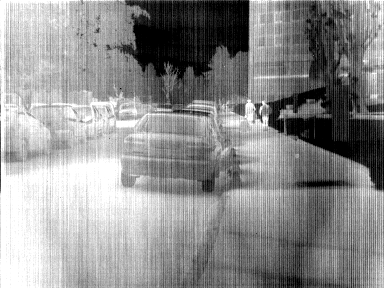
%> input picture images/input_7.png, 384 x 288 px
$ octave GF.m   (GNU Octave 9; MATLAB toolbox functions it lacks are replaced by stand-ins)
%> lines starting %> are read from the running program, lines starting %| are printed output that depends on the picture
### operations/rowguidedfilter.m
function q = rowguidedfilter(I, p, r, eps)


[hei, wid] = size(I);
N = rowboxfilter(ones(hei, wid), r); % the size of each local patch; N=(2r+1)^2 except for boundary pixels.

mean_I = rowboxfilter(I, r) ./ N;
mean_p = rowboxfilter(p, r) ./ N;
mean_Ip = rowboxfilter(I.*p, r) ./ N;
cov_Ip = mean_Ip - mean_I .* mean_p; % this is the covariance of (I, p) in each local patch.

mean_II = rowboxfilter(I.*I, r) ./ N;
var_I = mean_II - mean_I .* mean_I;

a = cov_Ip ./ (var_I + eps); % Eqn. (5) in the paper;
b = mean_p - a .* mean_I; % Eqn. (6) in the paper;

mean_a = rowboxfilter(a, r) ./ N;
mean_b = rowboxfilter(b, r) ./ N;

q = mean_a .* I + mean_b; % Eqn. (8) in the paper;
end

### operations/rowboxfilter.m
function imDst = rowboxfilter(imSrc, w)
%   BOXFILTER   O(1) time box filtering using cumulative sum
%
%   - Definition imDst(x, y)=sum(sum(imSrc(x-r:x+r,y-r:y+r)));
%   - Running time independent of r;
%   - Equivalent to the function: colfilt(imSrc, [2*r+1, 2*r+1], 'sliding', @sum);
%   - But much faster.
[hei, wid] = size(imSrc);
imDst = zeros(hei,wid);
%cumulative sum over X axis
imCum = cumsum(imSrc, 2);
%difference over Y axis
imDst(:, 1:w+1) = imCum(:, 1+w:2*w+1);
imDst(:, w+2:wid-w) = imCum(:, 2*w+2:wid) - imCum(:, 1:wid-2*w-1);
imDst(:, wid-w+1:wid) = repmat(imCum(:, wid), [1, w]) - imCum(:, wid-2*w:wid-w-1);
end

### operations/columnguidedfilter.m
function q = columnguidedfilter(I, p, r, eps)


[hei, wid] = size(I);
N = columnboxfilter(ones(hei, wid), r); % the size of each local patch; N=(2r+1)^2 except for boundary pixels.

mean_I = columnboxfilter(I, r) ./ N;
mean_p = columnboxfilter(p, r) ./ N;
mean_Ip = columnboxfilter(I.*p, r) ./ N;
cov_Ip = mean_Ip - mean_I .* mean_p; % this is the covariance of (I, p) in each local patch.

mean_II = columnboxfilter(I.*I, r) ./ N;
var_I = mean_II - mean_I .* mean_I;

a = cov_Ip ./ (var_I + eps); % Eqn. (5) in the paper;
b = mean_p - a .* mean_I; % Eqn. (6) in the paper;

mean_a = columnboxfilter(a, r) ./ N;
mean_b = columnboxfilter(b, r) ./ N;

q = mean_a .* I + mean_b; % Eqn. (8) in the paper;
end

### operations/columnboxfilter.m
function imDst = columnboxfilter(imSrc, h)

%   BOXFILTER   O(1) time box filtering using cumulative sum
%
%   - Definition imDst(x, y)=sum(sum(imSrc(x-r:x+r,y-r:y+r)));
%   - Running time independent of r;
%   - Equivalent to the function: colfilt(imSrc, [2*r+1, 2*r+1], 'sliding', @sum);
%   - But much faster.
[hei, wid] = size(imSrc);
imDst = zeros(hei,wid);
%cumulative sum over Y axis
imCum = cumsum(imSrc, 1);
%difference over Y axis
imDst(1:h+1, :) = imCum(1+h:2*h+1, :);
imDst(h+2:hei-h, :) = imCum(2*h+2:hei, :) - imCum(1:hei-2*h-1, :);
imDst(hei-h+1:hei, :) = repmat(imCum(hei, :), [h, 1]) - imCum(hei-2*h:hei-h-1, :);
end

### GF.m
clear all;
clc;
addpath('./operations')

im_input=imread('./images/input_7.png');
%> im_input is the input picture: size 288x384x3 uint8; min 0, max 255, mean 142.2

if size(im_input, 3) == 3
    im_input = rgb2gray(im_input);
%> im_input: size 288x384 uint8
end
% figure,imshow(im_input);
im_input=double(im_input)/255;
%> im_input: size 288x384 double

tic;
[row, column]=size(im_input);
%> row = 288; column = 384
% 1D row guided filtering
for i=1:row
    smooth(i,:)=rowguidedfilter(im_input(i,:),im_input(i,:),4,0.4^2);
end
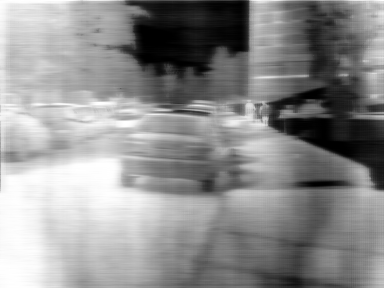
%> smooth: size 288x384 double; min 0, max 1, mean 0.558; mean of the top-left, top-right, bottom-left and bottom-right quarters 0.609, 0.372, 0.792, 0.459
% In our implementation we set r=4 for a 384*288 resolution image. r=4 means
% w=9=2*r+1;
highpart = im_input - smooth;
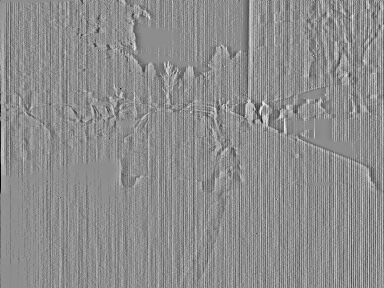
%> highpart: size 288x384 double; min -0.449, max 0.359, mean -3.5e-05; drawn with min black and max white

% 1D column guided filtering
for j=1:column
    strip(:,j)=columnguidedfilter(smooth(:,j),highpart(:,j),round(0.5*(row*0.25-1)),0.2^2);
end
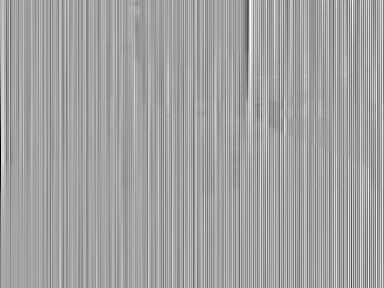
%> strip: size 288x384 double; min -0.344, max 0.196, mean -2.9e-05; drawn with min black and max white

texture = highpart-strip;
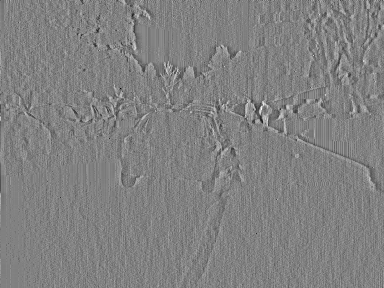
%> texture: size 288x384 double; min -0.376, max 0.365, mean -6.04e-06; drawn with min black and max white
im_output = im_input-strip;
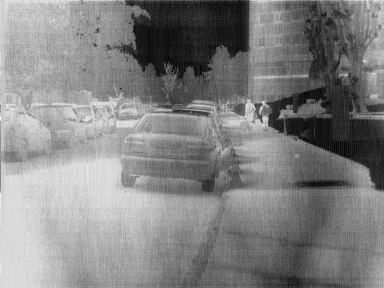
%> im_output: size 288x384 double; min -0.0905, max 1.17, mean 0.558; drawn with min black and max white
toc;

figure,imshow(im_output);

$ run again, with images/input_1.png copied over images/input_7.png
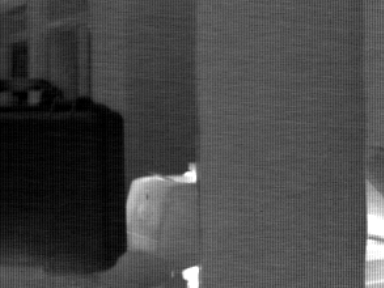
%> input picture images/input_1.png, 384 x 288 px
%> im_input is the input picture: size 288x384x3 uint8; min 0, max 255, mean 69.8
%> after the loop `for j=1:column`:
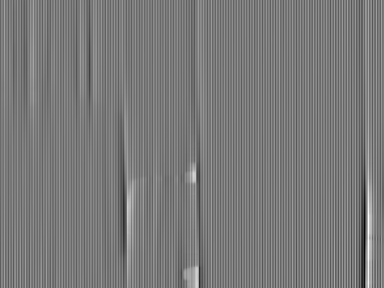
%> strip: size 288x384 double; min -0.135, max 0.147, mean -3.01e-06; drawn with min black and max white
%> `texture = highpart-strip;`:
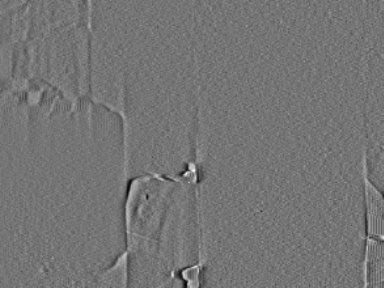
%> texture: size 288x384 double; min -0.133, max 0.156, mean -2.04e-05; drawn with min black and max white

$ run again, with images/input_2.png copied over images/input_7.png
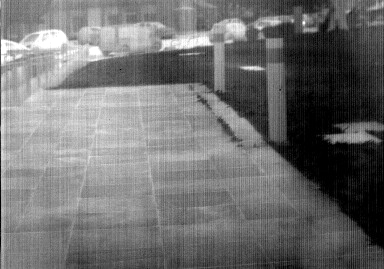
%> input picture images/input_2.png, 384 x 269 px
%> im_input is the input picture: size 269x384x3 uint8; min 0, max 255, mean 112.4
%> after the loop `for j=1:column`:
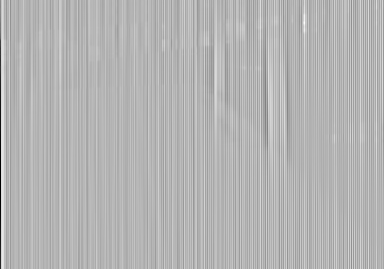
%> strip: size 269x384 double; min -0.391, max 0.16, mean -0.000253; drawn with min black and max white
%> `texture = highpart-strip;`:
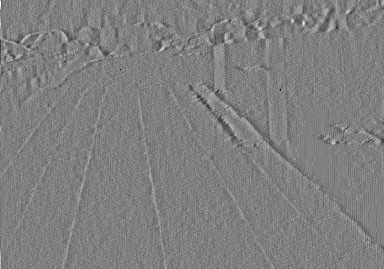
%> texture: size 269x384 double; min -0.269, max 0.268, mean 2.27e-05; drawn with min black and max white

$ run again, with images/input_3.png copied over images/input_7.png
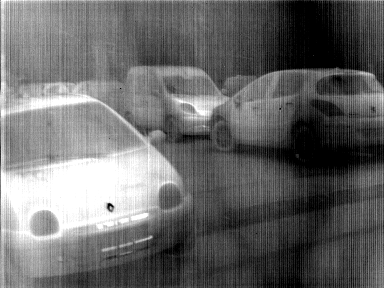
%> input picture images/input_3.png, 384 x 288 px
%> im_input is the input picture: size 288x384x3 uint8; min 0, max 255, mean 104.5
%> after the loop `for j=1:column`:
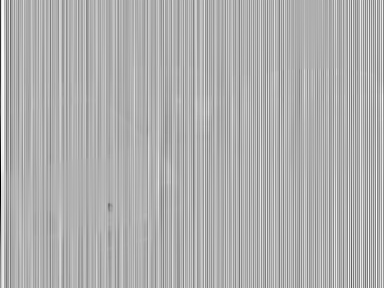
%> strip: size 288x384 double; min -0.29, max 0.13, mean -6.24e-05; drawn with min black and max white
%> `texture = highpart-strip;`:
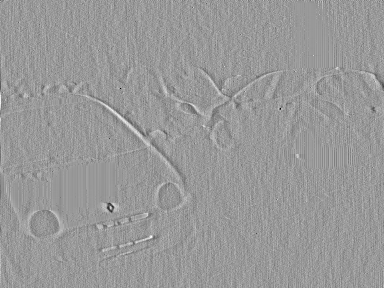
%> texture: size 288x384 double; min -0.369, max 0.246, mean 1.19e-05; drawn with min black and max white
